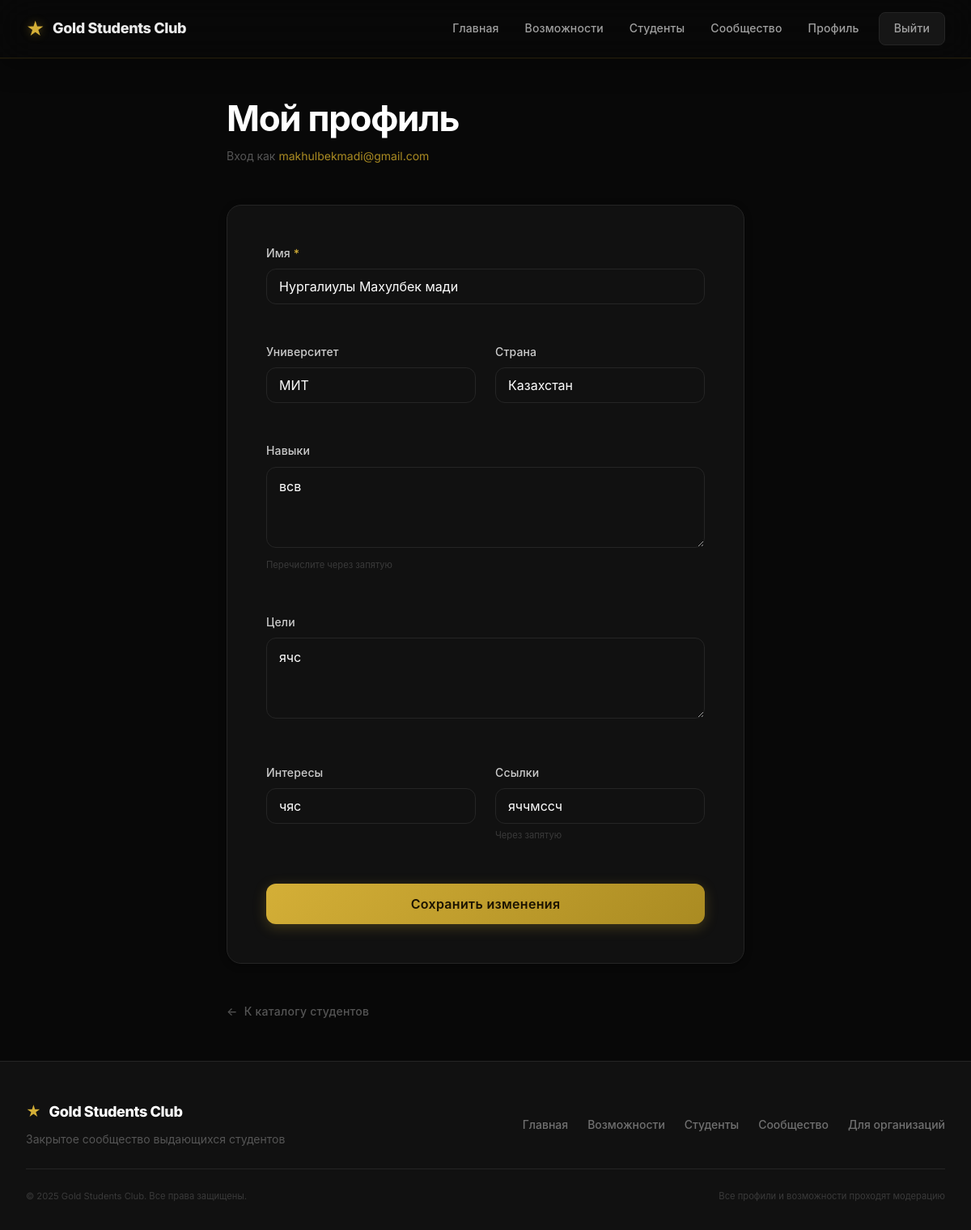
The app's page /profile (signed in) with its own data.
### app.py (models this page shows, shortened)
class User(UserMixin, db.Model):
    id = db.Column(db.Integer, primary_key=True)
    email = db.Column(db.String(120), unique=True, nullable=False, index=True)
    password_hash = db.Column(db.String(255), nullable=True)
    name = db.Column(db.String(100), nullable=False)
    university = db.Column(db.String(100))
    country = db.Column(db.String(100))
    skills = db.Column(db.Text)
    goals = db.Column(db.Text)
    interests = db.Column(db.Text)
    links = db.Column(db.Text)
    status = db.Column(db.String(20), default="pending")  # pending, verified, banned
    role = db.Column(db.String(20), default="student")    # student, organizer, admin
    created_at = db.Column(db.DateTime, default=datetime.utcnow)
    updated_at = db.Column(db.DateTime, default=datetime.utcnow, onupdate=datetime.utcnow)
    @property
    def is_admin(self):
        return self.role == "admin"
    @property
    def is_organizer(self):
        return self.role in ("organizer", "admin")

### app.py (the view, shortened to what this page needs)
@app.route("/profile", methods=["GET", "POST"])
@login_required
def profile():
    user = current_user
    return render_template("profile.html", user=user)

### app.py (called while the page is built)
@login_manager.user_loader
def load_user(user_id):
    return User.query.get(int(user_id))

### templates/profile.html (shortened to what this page needs)
{% extends "base.html" %}
{% block content %}
<div style="min-height: 80vh; display: flex; align-items: flex-start; justify-content: center; padding: var(--spacing-xl) var(--spacing-lg);">
    <div style="width: 100%; max-width: 640px;">
        <div style="margin-bottom: var(--spacing-xl);">
            <h1 style="margin-bottom: 8px;">Мой профиль</h1>
            <p style="color: var(--gray-500); margin: 0; font-size: var(--font-size-sm);">
                Вход как <span style="color: var(--gold-dark);">{{ user.email }}</span>
            </p>
        </div>
        <div class="card" style="padding: var(--spacing-xl);">
            <form method="post">
                <div style="display: grid; grid-template-columns: 1fr 1fr; gap: var(--spacing-md);">
                    <div class="form-group" style="grid-column: 1 / -1;">
                        <label class="form-label">Имя <span style="color: var(--gold);">*</span></label>
                        <input type="text" name="name" class="form-control"
                               placeholder="Ваше имя"
                               value="{% if user %}{{ user.name }}{% endif %}"
                               required>
                    </div>
                    <div class="form-group">
                        <label class="form-label">Университет</label>
                        <input type="text" name="university" class="form-control"
                               placeholder="Название университета"
                               value="{% if user %}{{ user.university or '' }}{% endif %}">
                    </div>
                    <div class="form-group">
                        <label class="form-label">Страна</label>
                        <input type="text" name="country" class="form-control"
                               placeholder="Страна обучения"
                               value="{% if user %}{{ user.country or '' }}{% endif %}">
                    </div>
                    <div class="form-group" style="grid-column: 1 / -1;">
                        <label class="form-label">Навыки</label>
                        <textarea name="skills" class="form-control"
                                  placeholder="Python, Machine Learning, Design...">{% if user %}{{ user.skills or '' }}{% endif %}</textarea>
                        <small style="color: var(--gray-600); font-size: var(--font-size-xs);">Перечислите через запятую</small>
                    </div>
                    <div class="form-group" style="grid-column: 1 / -1;">
                        <label class="form-label">Цели</label>
                        <textarea name="goals" class="form-control"
                                  placeholder="Опишите ваши профессиональные и академические цели">{% if user %}{{ user.goals or '' }}{% endif %}</textarea>
                    </div>
                    <div class="form-group">
                        <label class="form-label">Интересы</label>
                        <input type="text" name="interests" class="form-control"
                               placeholder="AI, Research, Entrepreneurship..."
                               value="{% if user %}{{ user.interests or '' }}{% endif %}">
                    </div>
                    <div class="form-group">
                        <label class="form-label">Ссылки</label>
                        <input type="text" name="links" class="form-control"
                               placeholder="LinkedIn, GitHub..."
                               value="{% if user %}{{ user.links or '' }}{% endif %}">
                        <small style="color: var(--gray-600); font-size: var(--font-size-xs);">Через запятую</small>
                    </div>
                </div>
                <div style="margin-top: var(--spacing-md);">
                    <button type="submit" class="btn btn-primary btn-block btn-lg">Сохранить изменения</button>
                </div>
            </form>
        </div>
        <a href="{{ url_for('profiles') }}" class="back-link">К каталогу студентов</a>
    </div>
</div>
{% endblock %}

### records on screen
User: email "makhulbekmadi@gmail.com", name "Нургалиулы Махулбек мади", university "МИТ", country "Казахстан", skills "всв", goals "ячс", interests "чяс", links "яччмссч"
